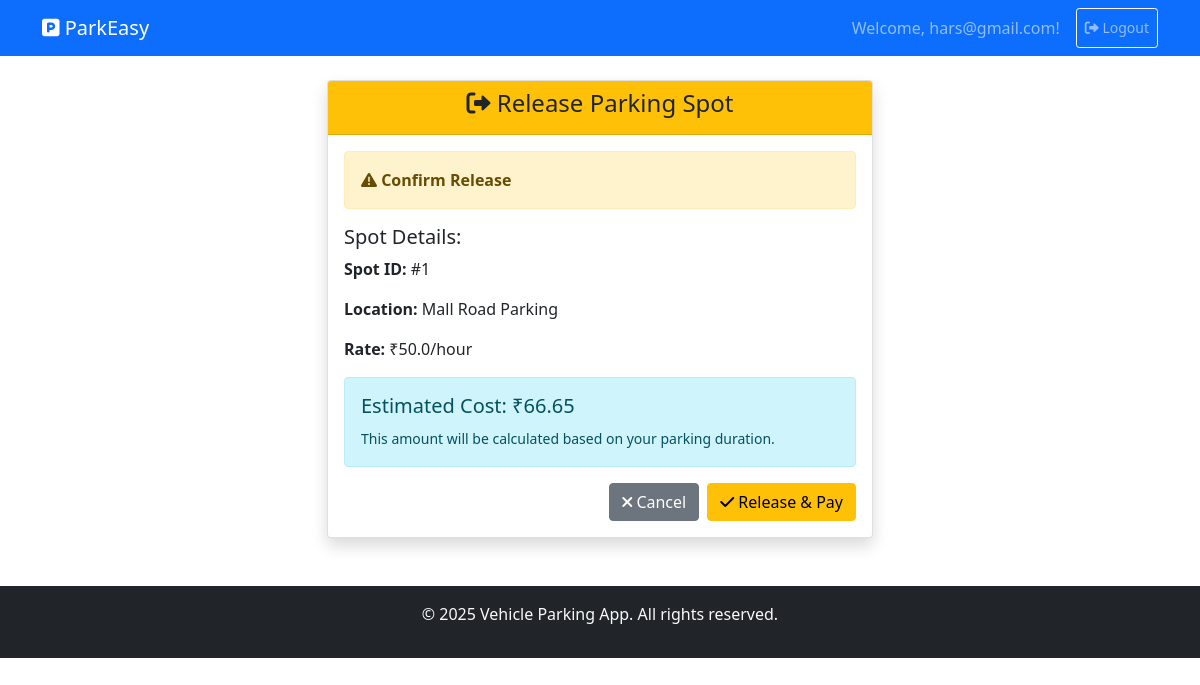
Page /user/release/1 (signed in) on the committed database.
### backend/models.py (models this page shows)
class ParkingSpot(db.Model):
    __tablename__ = 'parking_spots'
    id = db.Column(db.Integer, primary_key=True)
    lot_id = db.Column(db.Integer, db.ForeignKey('parking_lots.id'), nullable=False)
    status = db.Column(db.String(1), nullable=False, default='A')  # A = Available, O = Occupied
    reservations = db.relationship('Reservation', backref='spot', lazy=True)

class ParkingLot(db.Model):
    __tablename__ = 'parking_lots'
    id = db.Column(db.Integer, primary_key=True)
    prime_location_name = db.Column(db.String(120), nullable=False)
    price = db.Column(db.Float, nullable=False)
    address = db.Column(db.String(200), nullable=False)
    pincode = db.Column(db.String(10), nullable=False)
    max_spots = db.Column(db.Integer, nullable=False)
    created_at = db.Column(db.DateTime, default=datetime.utcnow)
    spots = db.relationship('ParkingSpot', backref='lot', lazy=True, cascade="all, delete-orphan")

### app.py (the view, shortened to what this page needs)
    @app.route('/user/release/<int:spot_id>', methods=['GET', 'POST'])
    def user_release_spot(spot_id):
        if session.get('role') != 'user':
            flash('Login required.', 'danger')
            return redirect(url_for('login'))
        spot = ParkingSpot.query.get_or_404(spot_id)
        reservation = (
            Reservation.query
            .filter_by(spot_id=spot.id)
            .order_by(Reservation.parking_timestamp.desc())
            .first()
        )
        lot = ParkingLot.query.get(spot.lot_id)
        est_time = datetime.utcnow()
        est_cost = round(
            ((est_time - reservation.parking_timestamp).total_seconds() / 3600)
            * lot.price, 2
        )
        return render_template('release_confirm.html', spot=spot, cost=est_cost, lot=lot)

### templates/release_confirm.html (shortened to what this page needs)
{% extends "base.html" %}
{% block content %}
<div class="row justify-content-center">
    <div class="col-md-6">
        <div class="card shadow">
            <div class="card-header text-center bg-warning text-dark">
                <h4><i class="fas fa-sign-out-alt"></i> Release Parking Spot</h4>
            </div>
            <div class="card-body">
                <div class="alert alert-warning">
                    <i class="fas fa-exclamation-triangle"></i>
                    <strong>Confirm Release</strong>
                </div>
                <div class="mb-3">
                    <h5>Spot Details:</h5>
                    <p><strong>Spot ID:</strong> #{{ spot.id }}</p>
                    <p><strong>Location:</strong> {{ lot.prime_location_name }}</p>
                    <p><strong>Rate:</strong> ₹{{ lot.price }}/hour</p>
                </div>
                <div class="alert alert-info">
                    <h5>Estimated Cost: ₹{{ cost }}</h5>
                    <small>This amount will be calculated based on your parking duration.</small>
                </div>
                <form method="POST">
                    <div class="d-grid gap-2 d-md-flex justify-content-md-end">
                        <a href="{{ url_for('user_dashboard') }}" class="btn btn-secondary">
                            <i class="fas fa-times"></i> Cancel
                        </a>
                        <button type="submit" class="btn btn-warning">
                            <i class="fas fa-check"></i> Release & Pay
                        </button>
                    </div>
                </form>
            </div>
        </div>
    </div>
</div>
{% endblock %}

### rows in the picture
ParkingSpot: id "1"
ParkingLot: prime_location_name "Mall Road Parking", price "50.0"

### other values in the picture
{{ session.username }} "hars@gmail.com"
{{ cost }} "66.65"
